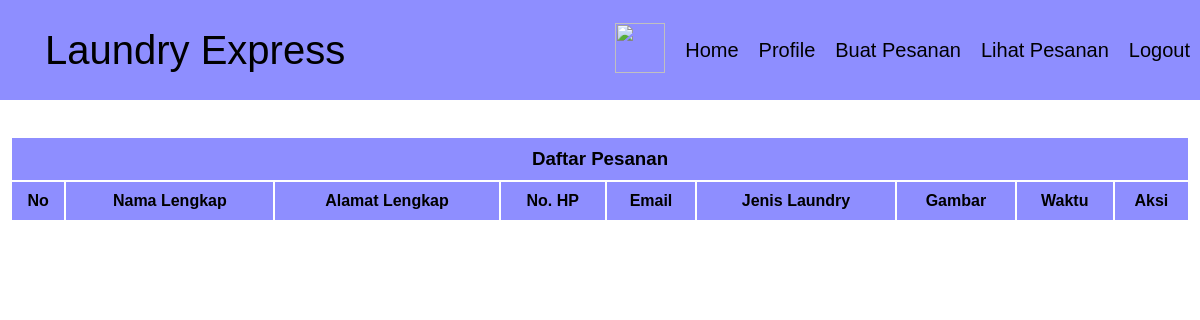
Page /tabel-pesanan.php (signed in) on the earlier database version.
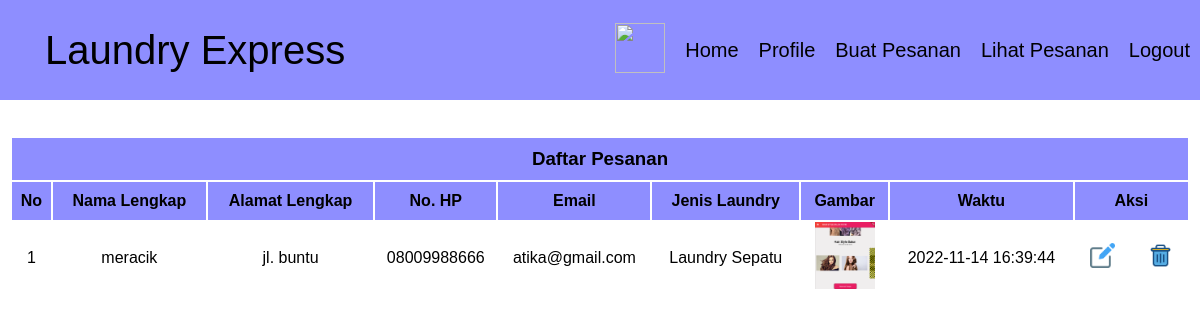
Same page on the later database version.
### tables this page shows
CREATE TABLE `gambar` (
  `id_gambar` int(11) NOT NULL,
  `id` int(11) NOT NULL,
  `nama_file` varchar(64) NOT NULL,
  `file` varchar(64) NOT NULL,
  `waktu` datetime NOT NULL
);

CREATE TABLE `laundry` (
  `id` int(11) NOT NULL,
  `id_user` int(11) NOT NULL,
  `nama` varchar(100) NOT NULL,
  `alamat` text NOT NULL,
  `telpon` varchar(25) NOT NULL,
  `email` varchar(100) NOT NULL,
  `jenis` varchar(100) NOT NULL
);

### tabel-pesanan.php (the view, shortened to what this page needs)
<?php
require "koneksi.php";
$id_user = $_SESSION['id_user'];
?>
<!DOCTYPE html>
<html lang="en">
<head>
    <link rel="stylesheet" href="css/styleData.css">
    <link rel="stylesheet" href="css/stylesheet.css">
    <link rel="stylesheet" href="css/styleSearch.css">
</head>
<body>
    <div class="header">
        <div class="nama-header">Laundry Express</div>
        <div class="list-header">
            <ul>
                <li><button id="switch"><img src="images/night-mode.png" width="50px" height="50px"></button></li>
                <li><a href="http://localhost/Proyek-Akhir-WEB/beranda.php" style="text-decoration: none;">Home</a></li>
                <li><a href="profile.php" style="text-decoration: none;">Profile</a></li>
                <li><a href="pesan.php" style="text-decoration: none;">Buat Pesanan</a></li>
                <li><a href="tabel-pesanan.php" style="text-decoration: none;">Lihat Pesanan</a></li>
                <li><a href="logout.php" style="text-decoration: none;">Logout</a></li>
            </ul>
        </div>
    </div>
    <br><br>
    <div class="tabel center" style="overflow-x: auto;">
        <table>
            <thead>
                <tr>
                    <th colspan="10" class="thead">
                        <h3 class="daftar">Daftar Pesanan</h3>
                    </th>
                </tr>
                <tr>
                    <th>No</th>
                    <th nowrap>Nama Lengkap</th>
                    <th>Alamat Lengkap</th>
                    <th>No. HP</th>
                    <th>Email</th>
                    <th>Jenis Laundry</th>
                    <th>Gambar</th>
                    <th>Waktu</th>
                    <th colspan="2">Aksi</th>
                </tr>
            </thead>
            <tbody>
                <?php
                $query = mysqli_query($db, "SELECT * FROM laundry INNER JOIN gambar ON laundry.id=gambar.id WHERE id_user=$id_user" );
                $i = 1;
                while ($row = mysqli_fetch_assoc($query)) {
                ?>
                <tr>
                    <td><?= $i ?></td>
                    <td nowrap><?=$row['nama']?></td>
                    <td><?=$row['alamat']?></td>
                    <td><?=$row['telpon']?></td>
                    <td><?=$row['email']?></td>
                    <td><?=$row['jenis']?></td>
                    <td><img src="gambar/<?=$row['file']?>" width="60px" ></td>
                    <td><?=$row['waktu']?></td>
                    <td class="edit">
                        <a href="edit.php?id=<?=$row['id']?>">
                            <img src="images/edit.png" width="25px" height="25px">
                        </a>
                    </td>
                    <td class="hapus">
                        <a href="hapus.php?id=<?=$row['id']?>" onclick="return confirm('Apakah Data akan dihapus')" >
                            <img src="images/trash-can.png" width="25px" height="25px">
                        </a>
                    </td>
                </tr>
                <?php
                $i++;
                }?>
            </tbody>
        </table>
    </div>
</body>
</html>

### css/styleData.css (style rules this page uses)
* { margin: 0; padding: 0; font-family: 'Lucida Sans', 'Lucida Sans Regular', 'Lucida Grande', 'Lucida Sans Unicode', Geneva, Verdana, sans-serif; }
thead tr { background-color: rgb(142, 142, 255); color: black; }
th { padding: 10px 5px; }
td { height: 40px; }
table { width: 100%; }
table a { padding: 10px; border-radius: 5px; }
.tabel { margin: 0 10px; text-align: center; display: flex; flex-direction: column; }
.daftar { display: flex; justify-content: center; align-items: center; }

### css/stylesheet.css (style rules this page uses)
* { margin: 0; padding: 0; }
.header { background-color: rgb(142, 142, 255); color: black; height: 100px; display: flex; justify-content:space-between ; align-items: center; }
.header a { color: black; }
.nama-header { float: left; font-size: 40px; padding: 25px 45px; }
.list-header ul { display: flex; align-items: center; justify-content: flex-end; }
.list-header ul li { padding: 0 10px; }
.list-header a { color: black; }
body { font-family: 'Lucida Sans', 'Lucida Sans Regular', 'Lucida Grande', 'Lucida Sans Unicode', Geneva, Verdana, sans-serif; }
li { list-style: none; float :left; font-size: 20px; }
#switch { background-color: rgb(142, 142, 255); border: none; }

Differences in the rows shown:
added gambar: id.nama "meracik", id.alamat "jl. buntu", id.telpon "08009988666", id.email "atika@gmail.com", id.jenis "Laundry Sepatu", file (picture), waktu "2022-11-14 16:39:44"
